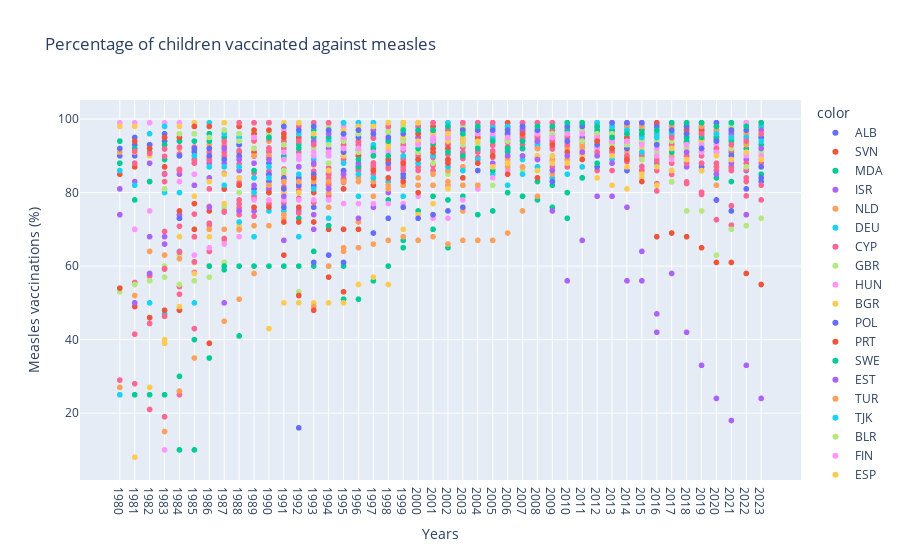

Notebook source saved alongside this figure:
### Code cell
import plotly.express as px
#df_total2 = df_total.iloc[4191:]
figure = px.scatter(x=df_vaccinations['year'], y=df_vaccinations['measles_vaccinations'], color=df_vaccinations['country'], labels={
                     "x": "Years",
                     "y": "Measles vaccinations (%)"
                 },title = 'Percentage of children vaccinated against measles')
figure.show()
